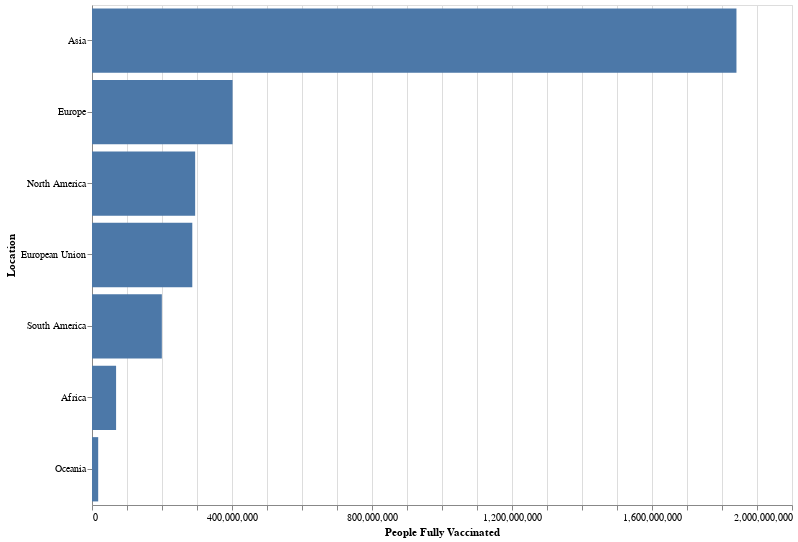

Source (notebook cell):
### Code cell
plot_bars(full_vaccinations_by_continents, 'People Fully Vaccinated:Q', 'Location:O', plot_type='fully_vaccinated')

### Figure 1 — Vega-Lite specification as saved in the notebook (floating-point values rounded to 4 significant figures)
{"config": {"view": {"continuousWidth": 400, "continuousHeight": 300}}, "data": {"name": "data-fb3162bd9af1fd42625bb55ec4ab18fb"}, "mark": "bar", "encoding": {"tooltip": [{"type": "nominal", "field": "Collection Date"}, {"type": "quantitative", "field": "Population"}, {"type": "nominal", "field": "Location"}, {"type": "quantitative", "field": "People Fully Vaccinated"}, {"type": "quantitative", "field": "Percentage Fully Vaccinated"}], "x": {"type": "quantitative", "field": "People Fully Vaccinated"}, "y": {"type": "ordinal", "field": "Location", "sort": null}}, "height": 500, "width": 700, "$schema": "https://vega.github.io/schema/vega-lite/v4.8.1.json", "datasets": {"data-fb3162bd9af1fd42625bb55ec4ab18fb": [{"Location": "Asia", "Collection Date": "2021-10-15", "Total Vaccinations": 4480000000.0, "People Vaccinated": 2541000000.0, "People Fully Vaccinated": 1841000000.0, "Population": 4678000000.0, "Percentage Fully Vaccinated": 39.36}, {"Location": "Europe", "Collection Date": "2021-10-15", "Total Vaccinations": 822500000.0, "People Vaccinated": 432500000.0, "People Fully Vaccinated": 401700000.0, "Population": 749000000.0, "Percentage Fully Vaccinated": 53.63}, {"Location": "North America", "Collection Date": "2021-10-15", "Total Vaccinations": 649200000.0, "People Vaccinated": 354000000.0, "People Fully Vaccinated": 294700000.0, "Population": 596600000.0, "Percentage Fully Vaccinated": 49.4}, {"Location": "European Union", "Collection Date": "2021-10-15", "Total Vaccinations": 578700000.0, "People Vaccinated": 304700000.0, "People Fully Vaccinated": 286600000.0, "Population": 447200000.0, "Percentage Fully Vaccinated": 64.08}, {"Location": "South America", "Collection Date": "2021-10-15", "Total Vaccinations": 474400000.0, "People Vaccinated": 280000000.0, "People Fully Vaccinated": 199500000.0, "Population": 434300000.0, "Percentage Fully Vaccinated": 45.95}, {"Location": "Africa", "Collection Date": "2021-10-15", "Total Vaccinations": 171100000.0, "People Vaccinated": 104800000.0, "People Fully Vaccinated": 68830000.0, "Population": 1373000000.0, "Percentage Fully Vaccinated": 5.011}, {"Location": "Oceania", "Collection Date": "2021-10-15", "Total Vaccinations": 40870000.0, "People Vaccinated": 23170000.0, "People Fully Vaccinated": 17710000.0, "Population": 43220000.0, "Percentage Fully Vaccinated": 40.97}]}}
